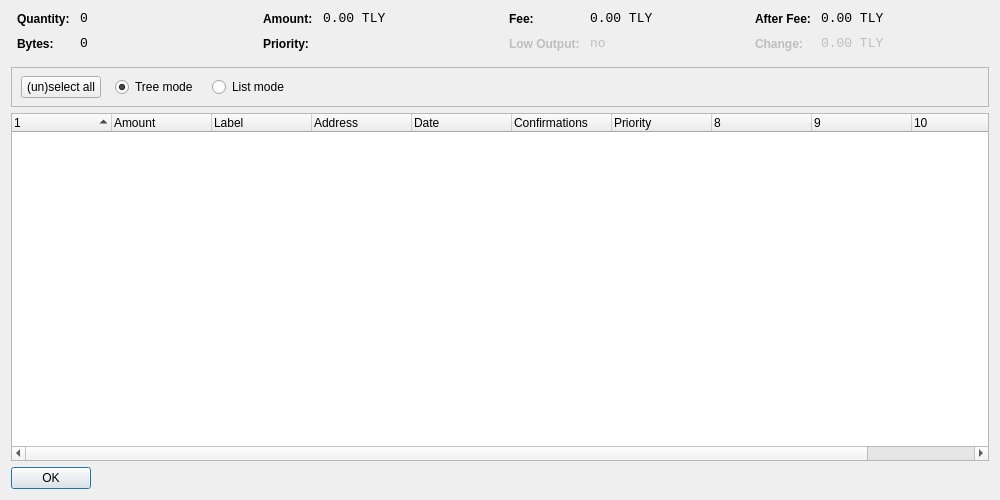
<?xml version="1.0" encoding="UTF-8"?>
<ui version="4.0">
 <class>CoinControlDialog</class>
 <widget class="QDialog" name="CoinControlDialog">
  <property name="geometry">
   <rect>
    <x>0</x>
    <y>0</y>
    <width>1000</width>
    <height>500</height>
   </rect>
  </property>
  <property name="windowTitle">
   <string>Coin Control</string>
  </property>
  <layout class="QVBoxLayout" name="verticalLayout">
   <item>
    <layout class="QHBoxLayout" name="horizontalLayoutTop" stretch="0,0,0,0">
     <property name="topMargin">
      <number>0</number>
     </property>
     <property name="bottomMargin">
      <number>10</number>
     </property>
     <item>
      <layout class="QFormLayout" name="formLayoutCoinControl1">
       <property name="horizontalSpacing">
        <number>10</number>
       </property>
       <property name="verticalSpacing">
        <number>10</number>
       </property>
       <property name="leftMargin">
        <number>6</number>
       </property>
       <property name="rightMargin">
        <number>6</number>
       </property>
       <item row="0" column="0">
        <widget class="QLabel" name="labelCoinControlQuantityText">
         <property name="styleSheet">
          <string notr="true">font-weight:bold;</string>
         </property>
         <property name="text">
          <string>Quantity:</string>
         </property>
        </widget>
       </item>
       <item row="0" column="1">
        <widget class="QLabel" name="labelCoinControlQuantity">
         <property name="font">
          <font>
           <family>Monospace</family>
           <pointsize>10</pointsize>
          </font>
         </property>
         <property name="cursor">
          <cursorShape>IBeamCursor</cursorShape>
         </property>
         <property name="contextMenuPolicy">
          <enum>Qt::ActionsContextMenu</enum>
         </property>
         <property name="text">
          <string notr="true">0</string>
         </property>
         <property name="textInteractionFlags">
          <set>Qt::LinksAccessibleByMouse|Qt::TextSelectableByKeyboard|Qt::TextSelectableByMouse</set>
         </property>
        </widget>
       </item>
       <item row="1" column="0">
        <widget class="QLabel" name="labelCoinControlBytesText">
         <property name="styleSheet">
          <string notr="true">font-weight:bold;</string>
         </property>
         <property name="text">
          <string>Bytes:</string>
         </property>
        </widget>
       </item>
       <item row="1" column="1">
        <widget class="QLabel" name="labelCoinControlBytes">
         <property name="font">
          <font>
           <family>Monospace</family>
           <pointsize>10</pointsize>
          </font>
         </property>
         <property name="cursor">
          <cursorShape>IBeamCursor</cursorShape>
         </property>
         <property name="contextMenuPolicy">
          <enum>Qt::ActionsContextMenu</enum>
         </property>
         <property name="text">
          <string notr="true">0</string>
         </property>
         <property name="textInteractionFlags">
          <set>Qt::LinksAccessibleByMouse|Qt::TextSelectableByKeyboard|Qt::TextSelectableByMouse</set>
         </property>
        </widget>
       </item>
      </layout>
     </item>
     <item>
      <layout class="QFormLayout" name="formLayoutCoinControl2">
       <property name="horizontalSpacing">
        <number>10</number>
       </property>
       <property name="verticalSpacing">
        <number>10</number>
       </property>
       <property name="leftMargin">
        <number>6</number>
       </property>
       <property name="rightMargin">
        <number>6</number>
       </property>
       <item row="0" column="0">
        <widget class="QLabel" name="labelCoinControlAmountText">
         <property name="styleSheet">
          <string notr="true">font-weight:bold;</string>
         </property>
         <property name="text">
          <string>Amount:</string>
         </property>
        </widget>
       </item>
       <item row="0" column="1">
        <widget class="QLabel" name="labelCoinControlAmount">
         <property name="font">
          <font>
           <family>Monospace</family>
           <pointsize>10</pointsize>
          </font>
         </property>
         <property name="cursor">
          <cursorShape>IBeamCursor</cursorShape>
         </property>
         <property name="contextMenuPolicy">
          <enum>Qt::ActionsContextMenu</enum>
         </property>
         <property name="text">
          <string notr="true">0.00 TLY</string>
         </property>
         <property name="textInteractionFlags">
          <set>Qt::LinksAccessibleByMouse|Qt::TextSelectableByKeyboard|Qt::TextSelectableByMouse</set>
         </property>
        </widget>
       </item>
       <item row="1" column="0">
        <widget class="QLabel" name="labelCoinControlPriorityText">
         <property name="styleSheet">
          <string notr="true">font-weight:bold;</string>
         </property>
         <property name="text">
          <string>Priority:</string>
         </property>
        </widget>
       </item>
       <item row="1" column="1">
        <widget class="QLabel" name="labelCoinControlPriority">
         <property name="font">
          <font>
           <family>Monospace</family>
           <pointsize>10</pointsize>
          </font>
         </property>
         <property name="cursor">
          <cursorShape>IBeamCursor</cursorShape>
         </property>
         <property name="contextMenuPolicy">
          <enum>Qt::ActionsContextMenu</enum>
         </property>
         <property name="text">
          <string/>
         </property>
         <property name="textInteractionFlags">
          <set>Qt::LinksAccessibleByMouse|Qt::TextSelectableByKeyboard|Qt::TextSelectableByMouse</set>
         </property>
        </widget>
       </item>
      </layout>
     </item>
     <item>
      <layout class="QFormLayout" name="formLayoutCoinControl3">
       <property name="horizontalSpacing">
        <number>10</number>
       </property>
       <property name="verticalSpacing">
        <number>10</number>
       </property>
       <property name="leftMargin">
        <number>6</number>
       </property>
       <property name="rightMargin">
        <number>6</number>
       </property>
       <item row="0" column="0">
        <widget class="QLabel" name="labelCoinControlFeeText">
         <property name="styleSheet">
          <string notr="true">font-weight:bold;</string>
         </property>
         <property name="text">
          <string>Fee:</string>
         </property>
        </widget>
       </item>
       <item row="0" column="1">
        <widget class="QLabel" name="labelCoinControlFee">
         <property name="font">
          <font>
           <family>Monospace</family>
           <pointsize>10</pointsize>
          </font>
         </property>
         <property name="cursor">
          <cursorShape>IBeamCursor</cursorShape>
         </property>
         <property name="contextMenuPolicy">
          <enum>Qt::ActionsContextMenu</enum>
         </property>
         <property name="text">
          <string notr="true">0.00 TLY</string>
         </property>
         <property name="textInteractionFlags">
          <set>Qt::LinksAccessibleByMouse|Qt::TextSelectableByKeyboard|Qt::TextSelectableByMouse</set>
         </property>
        </widget>
       </item>
       <item row="1" column="0">
        <widget class="QLabel" name="labelCoinControlLowOutputText">
         <property name="enabled">
          <bool>false</bool>
         </property>
         <property name="styleSheet">
          <string notr="true">font-weight:bold;</string>
         </property>
         <property name="text">
          <string>Low Output:</string>
         </property>
        </widget>
       </item>
       <item row="1" column="1">
        <widget class="QLabel" name="labelCoinControlLowOutput">
         <property name="enabled">
          <bool>false</bool>
         </property>
         <property name="font">
          <font>
           <family>Monospace</family>
           <pointsize>10</pointsize>
          </font>
         </property>
         <property name="cursor">
          <cursorShape>IBeamCursor</cursorShape>
         </property>
         <property name="contextMenuPolicy">
          <enum>Qt::ActionsContextMenu</enum>
         </property>
         <property name="text">
          <string notr="true">no</string>
         </property>
         <property name="textInteractionFlags">
          <set>Qt::LinksAccessibleByMouse|Qt::TextSelectableByKeyboard|Qt::TextSelectableByMouse</set>
         </property>
        </widget>
       </item>
      </layout>
     </item>
     <item>
      <layout class="QFormLayout" name="formLayoutCoinControl4">
       <property name="horizontalSpacing">
        <number>10</number>
       </property>
       <property name="verticalSpacing">
        <number>10</number>
       </property>
       <property name="leftMargin">
        <number>6</number>
       </property>
       <property name="rightMargin">
        <number>6</number>
       </property>
       <item row="0" column="0">
        <widget class="QLabel" name="labelCoinControlAfterFeeText">
         <property name="styleSheet">
          <string notr="true">font-weight:bold;</string>
         </property>
         <property name="text">
          <string>After Fee:</string>
         </property>
        </widget>
       </item>
       <item row="0" column="1">
        <widget class="QLabel" name="labelCoinControlAfterFee">
         <property name="font">
          <font>
           <family>Monospace</family>
           <pointsize>10</pointsize>
          </font>
         </property>
         <property name="cursor">
          <cursorShape>IBeamCursor</cursorShape>
         </property>
         <property name="contextMenuPolicy">
          <enum>Qt::ActionsContextMenu</enum>
         </property>
         <property name="text">
          <string notr="true">0.00 TLY</string>
         </property>
         <property name="textInteractionFlags">
          <set>Qt::LinksAccessibleByMouse|Qt::TextSelectableByKeyboard|Qt::TextSelectableByMouse</set>
         </property>
        </widget>
       </item>
       <item row="1" column="0">
        <widget class="QLabel" name="labelCoinControlChangeText">
         <property name="enabled">
          <bool>false</bool>
         </property>
         <property name="styleSheet">
          <string notr="true">font-weight:bold;</string>
         </property>
         <property name="text">
          <string>Change:</string>
         </property>
        </widget>
       </item>
       <item row="1" column="1">
        <widget class="QLabel" name="labelCoinControlChange">
         <property name="enabled">
          <bool>false</bool>
         </property>
         <property name="font">
          <font>
           <family>Monospace</family>
           <pointsize>10</pointsize>
          </font>
         </property>
         <property name="cursor">
          <cursorShape>IBeamCursor</cursorShape>
         </property>
         <property name="contextMenuPolicy">
          <enum>Qt::ActionsContextMenu</enum>
         </property>
         <property name="text">
          <string notr="true">0.00 TLY</string>
         </property>
         <property name="textInteractionFlags">
          <set>Qt::LinksAccessibleByMouse|Qt::TextSelectableByKeyboard|Qt::TextSelectableByMouse</set>
         </property>
        </widget>
       </item>
      </layout>
     </item>
    </layout>
   </item>
   <item>
    <widget class="QFrame" name="frame">
     <property name="minimumSize">
      <size>
       <width>0</width>
       <height>40</height>
      </size>
     </property>
     <property name="frameShape">
      <enum>QFrame::StyledPanel</enum>
     </property>
     <property name="frameShadow">
      <enum>QFrame::Sunken</enum>
     </property>
     <widget class="QWidget" name="horizontalLayoutWidget">
      <property name="geometry">
       <rect>
        <x>10</x>
        <y>0</y>
        <width>781</width>
        <height>41</height>
       </rect>
      </property>
      <layout class="QHBoxLayout" name="horizontalLayoutPanel" stretch="0,0,0,0,0">
       <property name="spacing">
        <number>14</number>
       </property>
       <item>
        <widget class="QPushButton" name="pushButtonSelectAll">
         <property name="sizePolicy">
          <sizepolicy hsizetype="Maximum" vsizetype="Fixed">
           <horstretch>0</horstretch>
           <verstretch>0</verstretch>
          </sizepolicy>
         </property>
         <property name="text">
          <string>(un)select all</string>
         </property>
        </widget>
       </item>
       <item>
        <widget class="QRadioButton" name="radioTreeMode">
         <property name="sizePolicy">
          <sizepolicy hsizetype="Maximum" vsizetype="Fixed">
           <horstretch>0</horstretch>
           <verstretch>0</verstretch>
          </sizepolicy>
         </property>
         <property name="text">
          <string>Tree mode</string>
         </property>
         <property name="checked">
          <bool>true</bool>
         </property>
        </widget>
       </item>
       <item>
        <widget class="QRadioButton" name="radioListMode">
         <property name="sizePolicy">
          <sizepolicy hsizetype="Maximum" vsizetype="Fixed">
           <horstretch>0</horstretch>
           <verstretch>0</verstretch>
          </sizepolicy>
         </property>
         <property name="text">
          <string>List mode</string>
         </property>
        </widget>
       </item>
       <item>
        <spacer name="horizontalSpacer">
         <property name="orientation">
          <enum>Qt::Horizontal</enum>
         </property>
         <property name="sizeHint" stdset="0">
          <size>
           <width>40</width>
           <height>20</height>
          </size>
         </property>
        </spacer>
       </item>
      </layout>
     </widget>
    </widget>
   </item>
   <item>
    <widget class="CoinControlTreeWidget" name="treeWidget">
     <property name="contextMenuPolicy">
      <enum>Qt::CustomContextMenu</enum>
     </property>
     <property name="sortingEnabled">
      <bool>false</bool>
     </property>
     <property name="columnCount">
      <number>11</number>
     </property>
     <attribute name="headerShowSortIndicator" stdset="0">
      <bool>true</bool>
     </attribute>
     <attribute name="headerStretchLastSection">
      <bool>false</bool>
     </attribute>
     <column>
      <property name="text">
       <string/>
      </property>
     </column>
     <column>
      <property name="text">
       <string>Amount</string>
      </property>
     </column>
     <column>
      <property name="text">
       <string>Label</string>
      </property>
     </column>
     <column>
      <property name="text">
       <string>Address</string>
      </property>
     </column>
     <column>
      <property name="text">
       <string>Date</string>
      </property>
     </column>
     <column>
      <property name="text">
       <string>Confirmations</string>
      </property>
      <property name="toolTip">
       <string>Confirmed</string>
      </property>
     </column>
     <column>
      <property name="text">
       <string>Priority</string>
      </property>
     </column>
     <column>
      <property name="text">
       <string/>
      </property>
     </column>
     <column>
      <property name="text">
       <string/>
      </property>
     </column>
     <column>
      <property name="text">
       <string/>
      </property>
     </column>
     <column>
      <property name="text">
       <string/>
      </property>
     </column>
    </widget>
   </item>
   <item>
    <widget class="QDialogButtonBox" name="buttonBox">
     <property name="sizePolicy">
      <sizepolicy hsizetype="Maximum" vsizetype="Fixed">
       <horstretch>0</horstretch>
       <verstretch>0</verstretch>
      </sizepolicy>
     </property>
     <property name="orientation">
      <enum>Qt::Horizontal</enum>
     </property>
     <property name="standardButtons">
      <set>QDialogButtonBox::Ok</set>
     </property>
    </widget>
   </item>
  </layout>
 </widget>
 <customwidgets>
  <customwidget>
   <class>CoinControlTreeWidget</class>
   <extends>QTreeWidget</extends>
   <header>coincontroltreewidget.h</header>
  </customwidget>
 </customwidgets>
 <resources/>
 <connections/>
</ui>
